Frame 1 (no input): blank canvas, image omitted
Frame 60 (no input): blank canvas, image omitted
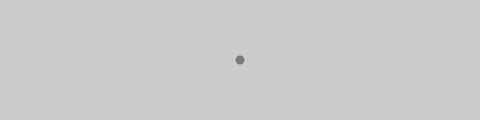
Frame 120 (the mouse pressed at the canvas centre since frame 60)

The p5.js sketch whose frames 1 and 60 were blank and that drew this single picture after the mouse press (run headless with seeded random() and noise() and a simulated clock; from frame 60 on, the mouse is pressed at the canvas centre):

// p5.js sketch
// ── sketch.js
function setup() {
  createCanvas(480, 120);
  fill(0, 102);
  noStroke();
}

function draw() {
  background(204);
  ellipse(mouseX, mouseY, 9, 9);
}

// https://editor.p5js.org/jht1493/sketches/rc_stJwOF
// Ex_05_05  The Dot Follows You

// https://github.com/lmccart/gswp5.js-code/blob/master/05_Response/Ex_05_05.js
